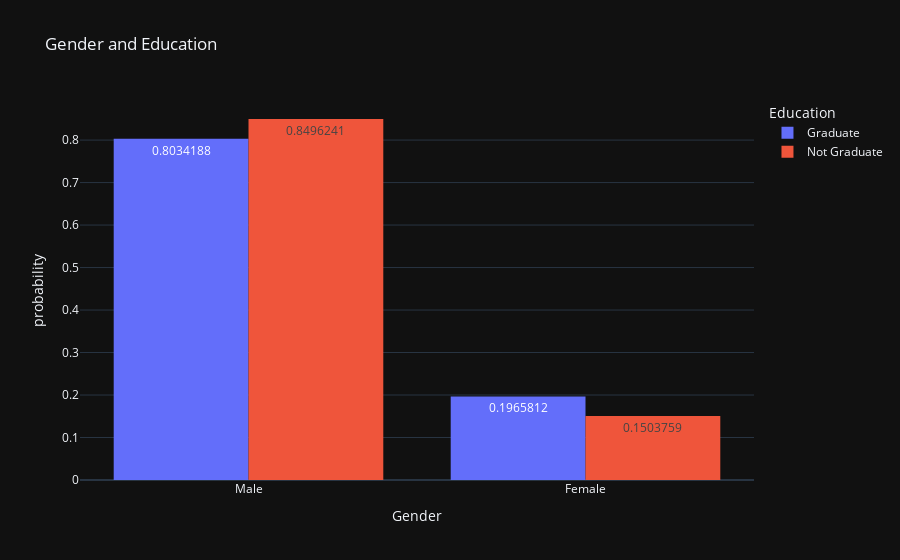

Notebook code for this chart:
### Markdown cell above
#### Gender and Education

### Code cell
fig = px.histogram(
    data_frame=data,
    x=data["Gender"],
    color=data["Education"],
    barmode="group",
    text_auto=True,
    histnorm="probability",
    title="Gender and Education",
)
fig.show()

### Figure 1 — Plotly figure (JSON) as saved in the notebook; plotly's stock layout.template omitted (floating-point values rounded to 4 significant figures; data arrays with more than 128 entries replaced by an {"elided": "..."} marker saying what was removed)
{"data": [{"alignmentgroup": "True", "bingroup": "x", "histnorm": "probability", "hovertemplate": "Education=Graduate<br>Gender=%{x}<br>probability=%{y}<extra></extra>", "legendgroup": "Graduate", "marker": {"color": "#636efa", "pattern": {"shape": ""}}, "name": "Graduate", "offsetgroup": "Graduate", "orientation": "v", "showlegend": true, "texttemplate": "%{value}", "type": "histogram", "x": {"elided": "480 str values"}, "xaxis": "x", "yaxis": "y"}, {"alignmentgroup": "True", "bingroup": "x", "histnorm": "probability", "hovertemplate": "Education=Not Graduate<br>Gender=%{x}<br>probability=%{y}<extra></extra>", "legendgroup": "Not Graduate", "marker": {"color": "#EF553B", "pattern": {"shape": ""}}, "name": "Not Graduate", "offsetgroup": "Not Graduate", "orientation": "v", "showlegend": true, "texttemplate": "%{value}", "type": "histogram", "x": {"elided": "134 str values"}, "xaxis": "x", "yaxis": "y"}], "layout": {"barmode": "group", "legend": {"title": {"text": "Education"}, "tracegroupgap": 0}, "title": {"text": "Gender and Education"}, "xaxis": {"anchor": "y", "domain": [0, 1], "title": {"text": "Gender"}}, "yaxis": {"anchor": "x", "domain": [0, 1], "title": {"text": "probability"}}}}
